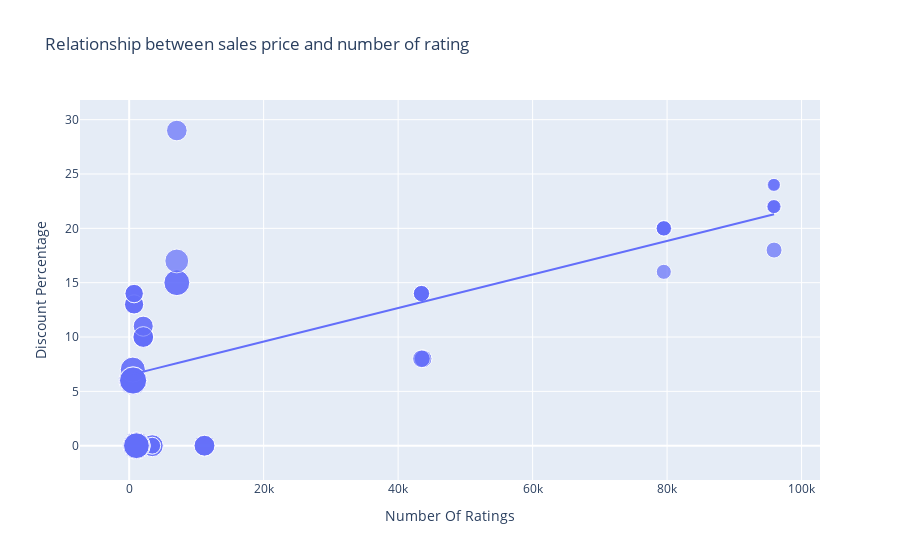

Notebook code for this chart:
### Markdown cell above
### 5) What is the relationship between the discount percentage and the number of ratings of iPhones on Flipkart?

### Code cell
figure = px.scatter(data_frame=df, x = "Number Of Ratings", y = "Discount Percentage", size= "Sale Price", trendline= "ols", 
                    title= "Relationship between sales price and number of rating",height=500)
figure.show()

### Figure 1 — Plotly figure (JSON) as saved in the notebook; plotly's stock layout.template omitted (floating-point values rounded to 4 significant figures)
{"data": [{"hovertemplate": "Number Of Ratings=%{x}<br>Discount Percentage=%{y}<br>Sale Price=%{marker.size}<extra></extra>", "legendgroup": "", "marker": {"color": "#636efa", "size": [49900, 84900, 84900, 77000, 77000, 49900, 49900, 77000, 89900, 41999, 39999, 41999, 41999, 41999, 131900, 117100, 131900, 117100, 74999, 117900, 117100, 117900, 99900, 44999, 140900, 130900, 64900, 120900, 59900, 75900, 110900, 130900, 120900, 64900, 64900, 75900, 75900, 120900, 59900, 120900, 75900, 140900, 70900, 70900, 75900, 59900, 110900, 120900, 130900, 130900, 54999, 54999, 29999, 34999, 34999, 34999, 54999, 29999, 46999, 46999, 46999, 46999], "sizemode": "area", "sizeref": 352.2, "symbol": "circle"}, "mode": "markers", "name": "", "orientation": "v", "showlegend": false, "type": "scatter", "x": [3431, 3431, 3431, 11202, 11202, 3431, 3431, 11202, 1454, 79512, 79512, 79582, 79512, 79512, 1078, 1078, 1078, 1078, 7088, 7088, 1078, 7088, 7081, 95909, 542, 580, 740, 545, 740, 2101, 545, 580, 580, 730, 730, 2101, 2101, 580, 740, 580, 2092, 545, 2101, 2092, 2101, 740, 545, 580, 580, 580, 43707, 43707, 95807, 95909, 95807, 95909, 43470, 95909, 43470, 43470, 43470, 43470], "xaxis": "x", "y": [0, 0, 0, 0, 0, 0, 0, 0, 0, 20, 16, 20, 20, 20, 0, 0, 0, 0, 29, 15, 0, 15, 17, 18, 6, 6, 13, 6, 14, 10, 7, 6, 6, 13, 13, 10, 10, 6, 14, 6, 10, 6, 11, 11, 10, 14, 7, 6, 6, 6, 8, 8, 24, 22, 22, 22, 8, 24, 14, 14, 14, 14], "yaxis": "y"}, {"hovertemplate": "<b>OLS trendline</b><br>Discount Percentage = 0.000154292 * Number Of Ratings + 6.49233<br>R<sup>2</sup>=0.468988<br><br>Number Of Ratings=%{x}<br>Discount Percentage=%{y} <b>(trend)</b><extra></extra>", "legendgroup": "", "marker": {"color": "#636efa", "symbol": "circle"}, "mode": "lines", "name": "", "showlegend": false, "type": "scatter", "x": [542, 545, 545, 545, 545, 580, 580, 580, 580, 580, 580, 580, 580, 730, 730, 740, 740, 740, 740, 1078, 1078, 1078, 1078, 1078, 1454, 2092, 2092, 2101, 2101, 2101, 2101, 2101, 3431, 3431, 3431, 3431, 3431, 7081, 7088, 7088, 7088, 11202, 11202, 11202, 43470, 43470, 43470, 43470, 43470, 43707, 43707, 79512, 79512, 79512, 79512, 79582, 95807, 95807, 95909, 95909, 95909, 95909], "xaxis": "x", "y": [6.576, 6.576, 6.576, 6.576, 6.576, 6.582, 6.582, 6.582, 6.582, 6.582, 6.582, 6.582, 6.582, 6.605, 6.605, 6.607, 6.607, 6.607, 6.607, 6.659, 6.659, 6.659, 6.659, 6.659, 6.717, 6.815, 6.815, 6.816, 6.816, 6.816, 6.816, 6.816, 7.022, 7.022, 7.022, 7.022, 7.022, 7.585, 7.586, 7.586, 7.586, 8.221, 8.221, 8.221, 13.2, 13.2, 13.2, 13.2, 13.2, 13.24, 13.24, 18.76, 18.76, 18.76, 18.76, 18.77, 21.27, 21.27, 21.29, 21.29, 21.29, 21.29], "yaxis": "y"}], "layout": {"autosize": true, "legend": {"itemsizing": "constant", "tracegroupgap": 0}, "title": {"text": "Relationship between sales price and number of rating"}, "xaxis": {"anchor": "y", "autorange": true, "domain": [0, 1], "range": [-6739.0, 102400.0], "title": {"text": "Number Of Ratings"}, "type": "linear"}, "yaxis": {"anchor": "x", "autorange": true, "domain": [0, 1], "range": [-3.475, 32.06], "title": {"text": "Discount Percentage"}, "type": "linear"}}}
